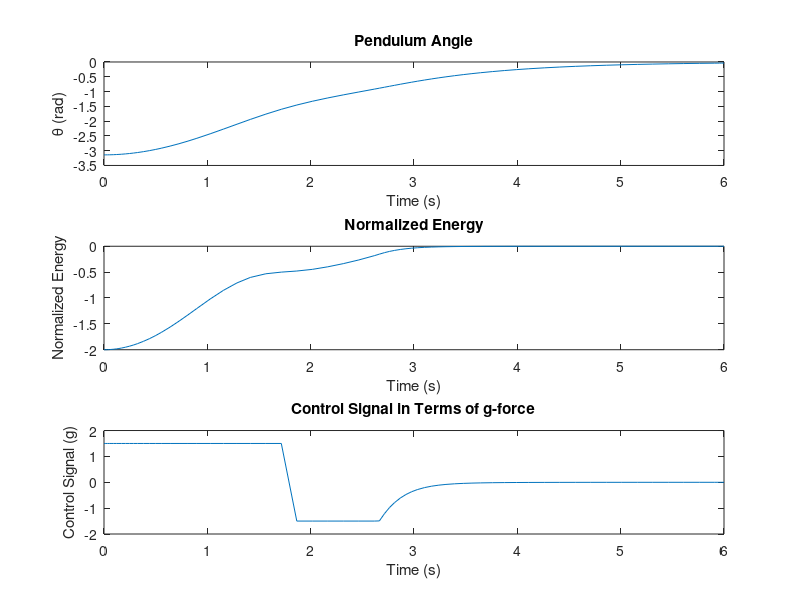

The MATLAB source for this figure: (Note: this script raises an error after producing the figure.)
% Parameters
n = 1.5; % ratio of maximum acceleration to g
k = 100; % control gain
m = 0.01; % mass (kg)
l = 9.81; % length (m) adjusted for omega0 = 1
g = 9.81; % gravity (m/s^2)
J = m * l^2; % moment of inertia

% Initial conditions
theta0 = -pi; % initial angle (rad), downward position
dtheta0 = 0.001; % initial angular velocity (rad/s)

% Desired energy level at the upright position
E0 = 0;

% Time span
simTime = 6;
tspan = [0 simTime];

% State-space model function
function dxdt = pendulumStateSpace(~, x, J, m, g, l, k, n, E0)
    theta = x(1);
    dtheta = x(2);
    % Defnining Energy as per the equation 2
    E = 0.5 * J * dtheta^2 + m * g * l * (cos(theta) - 1);
    % Control equation as per the equation 8
    u_unsat = k * (E - E0) * sign(dtheta * cos(theta));
    % Applying the sat fuction in equation 8
    u = min(max(u_unsat, -n*g), n*g); % Saturate control signal
    % State equation
    dxdt = [dtheta;
            (m * g * l * sin(theta) - m * l * u * cos(theta)) / J];
end

% Solving ODE using ode45 with state-space model
[t, x] = ode45(@(t, x) pendulumStateSpace(t, x, J, m, g, l, k, n, E0), tspan, [theta0, dtheta0]);

% Calculating initial energy
E_initial = 0.5 * J * dtheta0^2 + m * g * l * (cos(theta0) - 1);
fprintf('Initial Energy E: %.2f J\n', E_initial);

% Calculating control signal over time
u_control_g_force = zeros(length(t), 1); % Control signal in terms of g-force
for i = 1:length(t)
    % Initializing theta variable
    theta = x(i, 1);
    % Initializing dtheta
    dtheta = x(i, 2);
    % Defnining Energy as per the equation 2
    E = 0.5 * J * dtheta^2 + m * g * l * (cos(theta) - 1);
    % Control equation as per the equation 8
    u_unsat = k * (E - E0) * sign(dtheta * cos(theta));
    % Applying the sat fuction in equation 8
    u_control_g_force(i) = min(max(u_unsat / g, -n), n); % Normalize by g to express in terms of g-force
    % Printing the first value of control input
    if i == 1
        fprintf('Initial Control Signal: %.2f g\n', u_control_g_force(i));
    end
    
    % Stoping the applied force once the desired energy is reached
    if E >= E0 && i > 1
        u_control_g_force(i:end) = 0;
        break;
    end
end

% Plot results
figure;
subplot(3,1,1);
plot(t, x(:,1));
title('Pendulum Angle');
xlabel('Time (s)');
ylabel('\theta (rad)');

subplot(3,1,2);
E_norm = (0.5 * J * x(:,2).^2 + m * g * l .* (cos(x(:,1)) - 1)) / (m*g*l);
plot(t, E_norm);
title('Normalized Energy');
xlabel('Time (s)');
ylabel('Normalized Energy');

subplot(3,1,3);
plot(t(1:length(u_control_g_force)), u_control_g_force);
title('Control Signal in Terms of g-force');
xlabel('Time (s)');
ylabel('Control Signal (g)');
ylim([-2, 2]);


%% Simulation
figure;
% Assuming theta representing the pendulum angle (in radians)
theta = x(:,1);  % Actual vector of theta values
time = linspace(0, simTime, length(theta));  % Create a time vector for sim time seconds

% Getting the length of theta
len_theta = length(theta);

% Define x and y positions as a function of theta
x_pos = @(t) sin(interp1(time, theta, t));   % Interpolate theta for continuous time t
y_pos = @(t) cos(interp1(time, theta, t));  % Interpolate theta for continuous time t

% Set up animation loop
fanimator(@(t) plot(x_pos(t), y_pos(t), 'ko', 'MarkerFaceColor', 'k'), 'AnimationRange', [0 simTime], 'FrameRate', len_theta/simTime);
hold on;

% Plotting the line connecting the origin to the pendulum bob
fanimator(@(t) plot([0 x_pos(t)], [0 y_pos(t)], 'k-'), 'AnimationRange', [0 simTime], 'FrameRate', len_theta/simTime);

% Display the timer as text (t maps to time directly)
fanimator(@(t) text(-0.3, 0.3, "Timer: " + num2str(t, 2) + " s"), 'AnimationRange', [0 simTime], 'FrameRate', len_theta/simTime);

% Display the animation
hold off;
playAnimation;